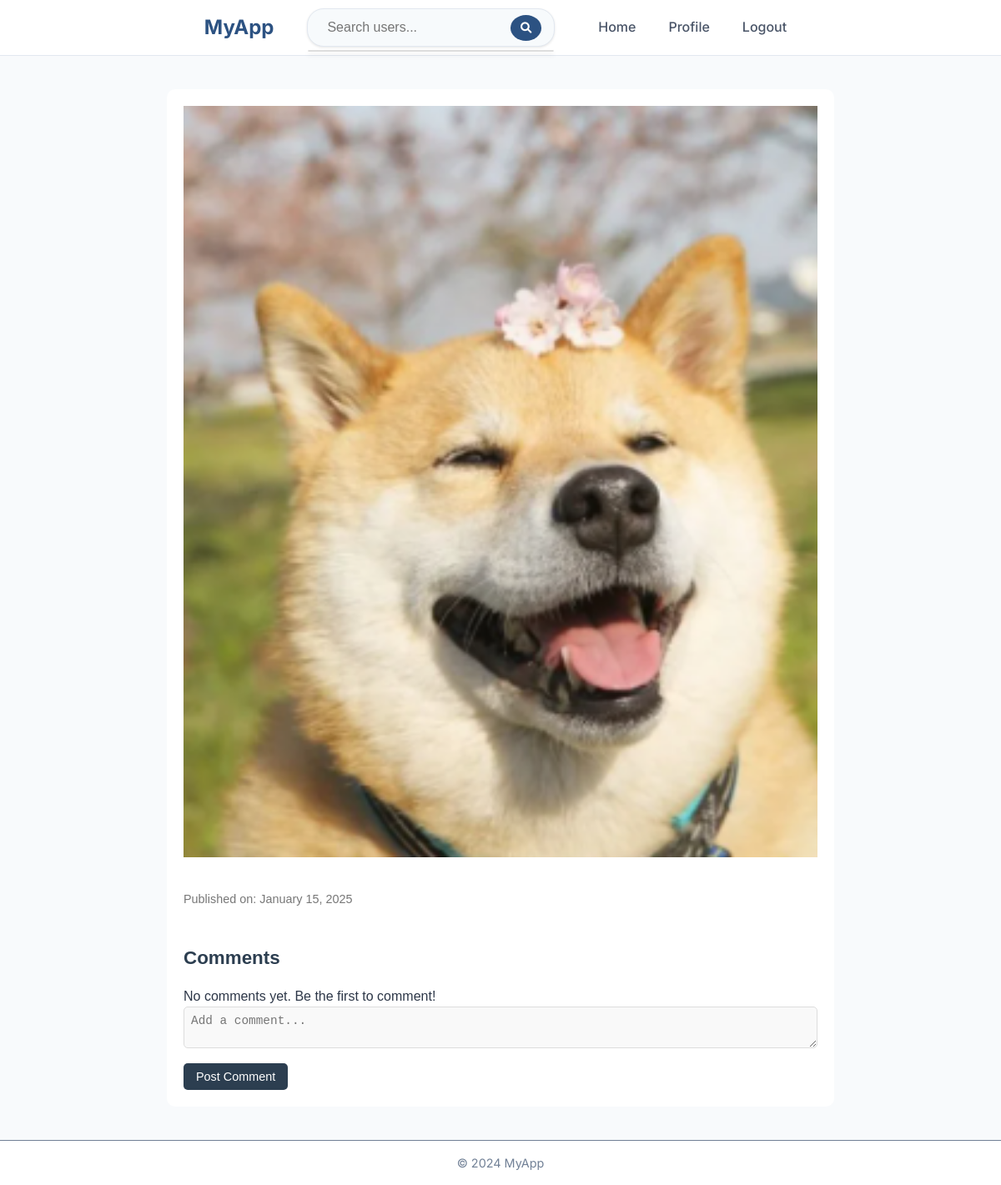
Screenshot of /post/22/ (signed in) with the database file from the repository.
### social_network/models.py (models this page shows, shortened)
class Post(models.Model):
    author = models.ForeignKey(User, on_delete=models.CASCADE)
    content = models.TextField(blank=True)
    image = models.ImageField(upload_to='post_images/', null=True, blank=True)
    created_at = models.DateTimeField(auto_now_add=True)
    updated_at = models.DateTimeField(auto_now=True)

### social_network/views.py (the view)
# urls.py: path('post/<int:post_id>/', views.post_detail_view, name='post_detail'),
@login_required
def post_detail_view(request, post_id):
    post = get_object_or_404(Post, id=post_id)
    if request.method == "POST":
        content = request.POST.get("content")
        if content:
            Comment.objects.create(post=post, author=request.user.profile, content=content)
            return redirect('post_detail', post_id=post.id)
    comments = post.comments.all()
    return render(request, 'posts/edit_post.html', {'post': post, 'comments': comments})

### templates/posts/edit_post.html (shortened to what this page needs)
{% extends 'base.html' %}
{% load static %}
{% block content %}
    <link rel="stylesheet" href="{% static 'css/edit_post.css' %}">
    <div class="post-detail-container">
        <div class="post-detail">
            {% if post.image %}
                <img src="{{ post.image.url }}" alt="Post Image" class="post-image">
            {% endif %}
            <span class="post-date">Published on: {{ post.created_at|date:"F j, Y" }}</span>
        </div>
        <div class="comments-section">
            <h4>Comments</h4>
            {% for comment in comments %}
                <div class="comment">
                    <strong>{{ comment.author.user.username }}</strong>
                    <p>{{ comment.content }}</p>
                    <span class="comment-date">{{ comment.created_at|date:"F j, Y, g:i a" }}</span>
                    {% if comment.author == user.profile %}
                        <form method="POST" action="{% url 'delete_comment' comment.id %}" style="display:inline;">
                            {% csrf_token %}
                            <button type="submit" class="btn-delete-comment">Delete</button>
                        </form>
                    {% endif %}
                </div>
            {% empty %}
                <p>No comments yet. Be the first to comment!</p>
            {% endfor %}
            <form method="POST" class="comment-form">
                <textarea name="content" placeholder="Add a comment..." required></textarea>
                <button type="submit">Post Comment</button>
            </form>
        </div>
    </div>
{% endblock %}

### static/css/base.css (style rules this page uses)
* { margin: 0; padding: 0; box-sizing: border-box; }
body { font-family: 'Inter', sans-serif; background-color: #f8fafc; color: #2d3748; line-height: 1.6; display: flex; flex-direction: column; min-height: 100vh; }

### static/css/edit_post.css (style rules this page uses)
.post-detail-container { width: 90%; max-width: 800px; margin: 40px auto; padding: 20px; background-color: #ffffff; border-radius: 10px; font-family: Arial, sans-serif; }
.post-date { font-size: 0.9rem; color: #777; }
.post-image { width: 100%; margin-bottom: 15px; object-fit: cover; }
.comments-section { margin-top: 30px; padding-top: 10px; }
.comments-section h4 { margin-bottom: 15px; font-size: 1.4rem; font-weight: bold; color: #2c3e50; }
.comment-form textarea { width: 100%; padding: 8px; font-size: 0.9rem; border-radius: 5px; border: 1px solid #ddd; margin-bottom: 10px; background-color: #f9f9f9; resize: vertical; }
.comment-form button { background-color: #2c3e50; color: white; border: none; padding: 8px 15px; font-size: 0.9rem; border-radius: 5px; cursor: pointer; }

### rows the page displays
Post: image (picture), created_at "January 15, 2025"
